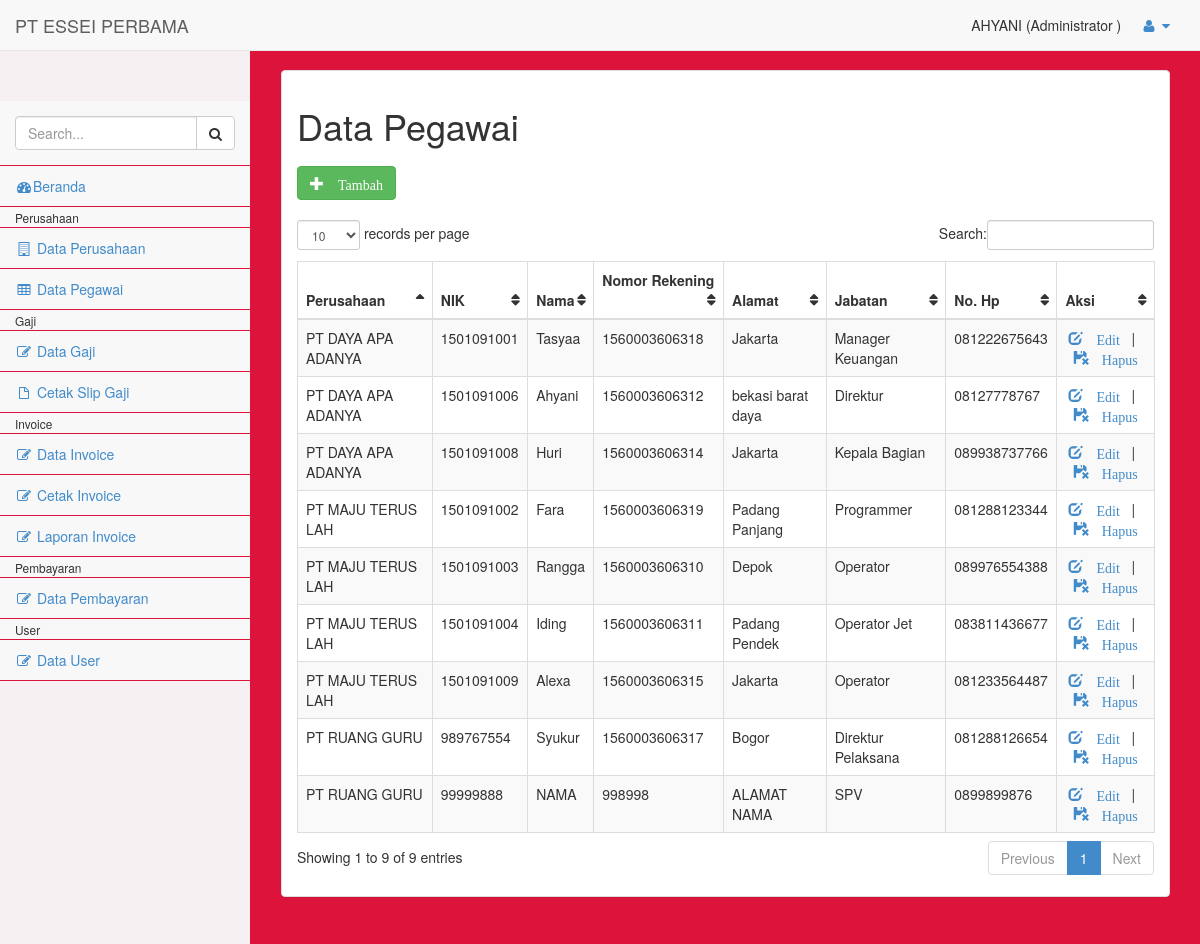
Before: /pages/index.php?p=pegawai (signed in) with the older database file.
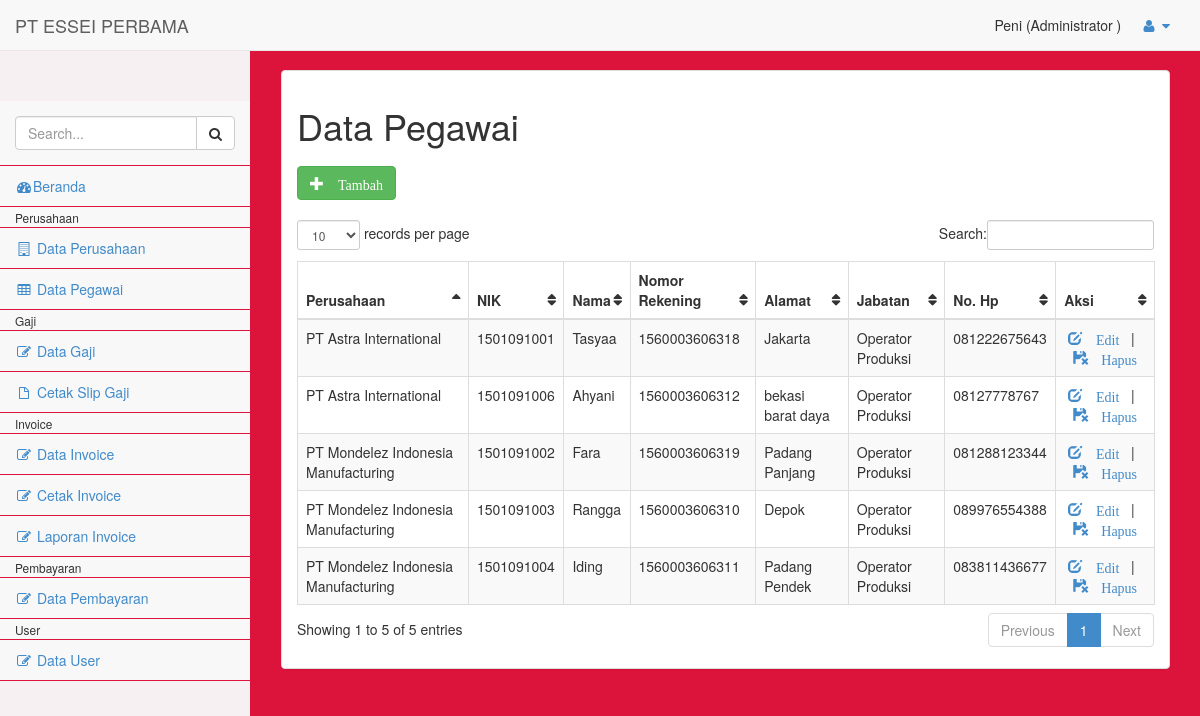
After: the same page with the newer database file.
### tables this page shows
CREATE TABLE `pegawai` (
  `nip` varchar(10) NOT NULL,
  `nama` varchar(50) NOT NULL,
  `nomor_rekening` varchar(20) NOT NULL,
  `alamat` text NOT NULL,
  `jabatan` varchar(20) NOT NULL,
  `nohp` varchar(12) NOT NULL,
  `id_perusahaan` int(11) NOT NULL
);

CREATE TABLE `perusahaan` (
  `id_perusahaan` int(11) NOT NULL,
  `nama` varchar(200) NOT NULL,
  `alamat` text NOT NULL
);

### pages/pegawai/pegawai.php (the view, shortened to what this page needs)
<?php
if($_SESSION['level']!="spv" && $_SESSION['level']!="super"){
  echo "<script>location='index.php'</script>";
}else{
  include_once '_part/koneksi.php';
  $page = isset($_GET['page']) ? $_GET['page'] : 'list';
  switch ($page) {
  case 'list':
  ?>
  <h1>Data Pegawai</h1>
  <div class="row" style="margin: 20px auto;">
    <a href="index.php?p=pegawai&page=entri" class="btn btn-success"><span class="glyphicon glyphicon-plus"> Tambah</span></a>
  </div>
  <table id="example" class="table table-striped table-bordered">
    <thead>
      <tr>
        <th>Perusahaan</th>
        <th>NIK</th>
        <th>Nama</th>
  	  <th>Nomor Rekening</th>
        <th>Alamat</th>
        <th>Jabatan</th>
        <th>No. Hp</th>
        <th>Aksi</th>
      </tr>
    </thead>
    <tbody>
  	<?php
      $where = $_SESSION['level']=="spv"? "WHERE a.id_perusahaan='".$_SESSION['id_perusahaan']."'": "";
  		$sql = "SELECT a.*, b.nama nama_perusahaan FROM pegawai a JOIN perusahaan b ON a.id_perusahaan=b.id_perusahaan $where";
      $row = $koneksi->prepare($sql);
      $row->execute();
      $hasil = $row->fetchAll(PDO::FETCH_OBJ);
  		foreach($hasil as $isi){
  	?>
      <tr>
        <td><?= $isi->nama_perusahaan;?></td>
        <td><?= $isi->nip;?></td>
        <td><?= $isi->nama;?></td>
  	  <td><?= $isi->nomor_rekening;?></td>
        <td><?= $isi->alamat;?></td>
        <td><?= $isi->jabatan;?></td>
        <td><?= $isi->nohp;?></td>
        <td align="center">
          <a href="index.php?p=pegawai&page=edit&nip=<?= $isi->nip ?>"><i class="glyphicon glyphicon-edit"> Edit</i></a>
          &nbsp;&nbsp;|&nbsp;&nbsp;
          <a href="pegawai/aksi_pegawai.php?nip=<?= $isi->nip ?>" onclick="return confirm('Yakin Hapus ?')"><i class="glyphicon glyphicon-floppy-remove"> Hapus</i></a>
        </td>
      </tr>
  	<?php } ?>
    </tbody>
  </table>
  <?php
  break;
  ?>
  <?php
  }
  ?>
<?php } ?>

### pages/_part/header.php (shortened to what this page needs)
<?php
    $level = $_SESSION['level'];
    if($level=="keu"){$level="Keuangan";}else if($level=="spv"){$level="Supervisor";}else if($level=="super"){$level="Administrator";}
?>
<!DOCTYPE html>
<html>
<head>
    <link href="../assets/css/bootstrap.min.css" rel="stylesheet">
    <link href="../assets/css/plugins/dataTables/dataTables.bootstrap.css" rel="stylesheet">
    <link href="../assets/font-awesome/css/font-awesome.css" rel="stylesheet">
    <link href="../assets/css/plugins/morris/morris-0.4.3.min.css" rel="stylesheet">
    <link href="../assets/css/plugins/timeline/timeline.css" rel="stylesheet">
    <link href="../assets/css/sb-admin.css" rel="stylesheet">
</head>
<body>
    <div id="wrapper">
        <nav class="navbar navbar-default navbar-fixed-top" role="navigation" style="margin-bottom: 0">
            <div class="navbar-header">
                <a class="navbar-brand" href="index.php">PT ESSEI PERBAMA</a>
            </div>
            <ul class="nav navbar-top-links navbar-right">
                <span><?= $_SESSION['nama'] ?> (<?= $level ?> <?= $level=="Supervisor"? $_SESSION['nama_perusahaan']: ""; ?>)</span>
                <li class="dropdown">
                    <a class="dropdown-toggle" data-toggle="dropdown" href="#">
                        <i class="fa fa-user fa-fw"></i>  <i class="fa fa-caret-down"></i>
                    </a>
                </li>
            </ul>
        </nav>

### pages/_part/menu.php (shortened to what this page needs)
<?php
if(!isset($_SESSION['username'])){
    header('location:../index.php');
}else{
?>
<div class="navbar-default navbar-static-side" role="navigation">
    <div class="sidebar-collapse">
        <ul class="nav" id="side-menu" style="padding-top: 0;">
            <li class="sidebar-search" style="margin-top: 0;">
                <div class="input-group custom-search-form">
                    <input type="text" class="form-control" placeholder="Search...">
                    <span class="input-group-btn">
                        <button class="btn btn-default" type="button">
                            <i class="fa fa-search"></i>
                        </button>
                    </span>
                </div>
            </li>
            <li>
                <a href="index.php"><i class="fa fa-dashboard fa-fw"></i>Beranda</a>
            </li>
            <?php if ($_SESSION['level']=='spv' || $_SESSION['level']=='super'){?>
            <li>
                <small style="padding-left: 15px;">Perusahaan</small>
            </li>
            <li>
                <a href="?p=perusahaan"><i class="fa fa-building-o fa-fw"></i> Data Perusahaan</a>
            </li>
            <li>
                <a href="?p=pegawai"><i class="fa fa-table fa-fw"></i> Data Pegawai</a>
            </li>
            <li>
                <small style="padding-left: 15px;">Gaji</small>
            </li>
            <li>
                <a href="?p=gaji"><i class="fa fa-edit fa-fw"></i> Data Gaji</a>
            </li>
            <li>
                <a href="?p=cetak_slipgaji"><i class="fa fa-file-o fa-fw"></i> Cetak Slip Gaji</a>
            </li>
            <?php } if ($_SESSION['level']=='keu' || $_SESSION['level']=='super'){?>
            <li>
                <small style="padding-left: 15px;">Invoice</small>
            </li>
            <li>
                <a href="?p=invoice"><i class="fa fa-edit fa-fw"></i> Data Invoice</a>
            </li>
            <li>
                <a href="?p=cetak_invoice"><i class="fa fa-edit fa-fw"></i> Cetak Invoice</a>
            </li>
            <li>
                <a href="?p=invoice&page=laporan"><i class="fa fa-edit fa-fw"></i> Laporan Invoice</a>
            </li>
            <li>
                <small style="padding-left: 15px;">Pembayaran</small>
            </li>
            <li>
                <a href="?p=pembayaran"><i class="fa fa-edit fa-fw"></i> Data Pembayaran</a>
            </li>
            <?php } if ($_SESSION['level']=='super'){?>
            <li>
                <small style="padding-left: 15px;">User</small>
            </li>
            <li>
                <a href="?p=user"><i class="fa fa-edit fa-fw"></i> Data User</a>
            </li>
            <?php } ?>
        </ul>
    </div>
</div>
<?php } ?>

### pages/index.php (shortened to what this page needs)
<?php
include '_part/header.php';
include '_part/menu.php';
?>
<div id="page-wrapper">
    <br />
    <div class="row">
        <div class="col-lg-12">
            <div class="panel panel-default">
                <div class="panel-body">
                    <?php include '_part/main.php'; ?>
                </div>
            </div>
        </div>
    </div>
</div>
<?php include '_part/footer.php'; ?>

### pages/_part/main.php
<?php
$page = isset($_GET['p']) ? $_GET['p'] : 'beranda';
if ($page=='beranda') {
  include 'beranda.php';
}else if ($page=='perusahaan'){
  include 'perusahaan/perusahaan.php';
}else if ($page=='pegawai'){
  include 'pegawai/pegawai.php';
}else if ($page=='gaji'){
  include 'gaji/gaji.php';
}else if ($page=='cetak_slipgaji'){
  include 'gaji/gaji.php';
}else if ($page=='invoice'){
  include 'invoice/invoice.php';
}else if ($page=='pembayaran'){
  include 'invoice/invoice.php';
}else if ($page=='cetak_invoice'){
  include 'invoice/invoice.php';
}else if ($page=='user'){
  include 'user/user.php';
}else if ($page=='ubahpassword'){
  include 'ubahpassword/ubahpassword.php';
}
?>

### pages/_part/footer.php (shortened to what this page needs)
		</div>
	</body>
</html>

### assets/css/sb-admin.css (style rules this page uses)
body { padding-top: 100px; background-color: #f7f0f3; }
@media (min-width:768px) { body { padding-top: 50px; } }
#wrapper { width: 100%; }
#page-wrapper { padding: 0 15px; min-height: 568px; background-color: #DC143C; }
@media (min-width:768px) { #page-wrapper { position: inherit; margin: 0 0 0 250px; padding: 0 30px; min-height: 1300px; border-left: 1px solid #DC143C; } }
.navbar-top-links li { display: inline-block; }
.navbar-top-links li:last-child { margin-right: 15px; }
.navbar-top-links li a { padding: 15px; min-height: 50px; }
.navbar-static-side ul li { border-bottom: 1px solid #DC143C; }
.sidebar-search { padding: 15px; }
@media (min-width:768px) { .navbar-static-side { z-index: 1; position: absolute; width: 250px; margin-top: 51px; } }
table.dataTable thead .sorting, table.dataTable thead .sorting_asc, table.dataTable thead .sorting_desc, table.dataTable thead .sorting_asc_disabled, table.dataTable thead .sorting_desc_disabled { background: transparent; }
table.dataTable thead .sorting_asc:after { content: "\f0de"; float: right; font-family: fontawesome; }
table.dataTable thead .sorting:after { content: "\f0dc"; float: right; font-family: fontawesome; color: f7f0f3; }

Changed rows visible on the page:
removed pegawai: id_perusahaan.nama "PT DAYA APA ADANYA", nip "1501091008", nama "Huri", nomor_rekening "1560003606314", alamat "Jakarta", jabatan "Kepala Bagian", nohp "089938737766"
removed pegawai: id_perusahaan.nama "PT MAJU TERUS LAH", nip "1501091009", nama "Alexa", nomor_rekening "1560003606315", alamat "Jakarta", jabatan "Operator", nohp "081233564487"
removed pegawai: id_perusahaan.nama "PT RUANG GURU", nip "989767554", nama "Syukur", nomor_rekening "1560003606317", alamat "Bogor", jabatan "Direktur Pelaksana", nohp "081288126654"
removed pegawai: id_perusahaan.nama "PT RUANG GURU", nip "99999888", nama "NAMA", nomor_rekening "998998", alamat "ALAMAT NAMA", jabatan "SPV", nohp "0899899876"
changed pegawai "Tasyaa": id_perusahaan.nama "PT DAYA APA ADANYA" → "PT Astra International"; jabatan "Manager Keuangan" → "Operator Produksi"
changed pegawai "Fara": id_perusahaan.nama "PT MAJU TERUS LAH" → "PT Mondelez Indonesia Manufacturing"; jabatan "Programmer" → "Operator Produksi"
changed pegawai "Rangga": id_perusahaan.nama "PT MAJU TERUS LAH" → "PT Mondelez Indonesia Manufacturing"; jabatan "Operator" → "Operator Produksi"
changed pegawai "Iding": id_perusahaan.nama "PT MAJU TERUS LAH" → "PT Mondelez Indonesia Manufacturing"; jabatan "Operator Jet" → "Operator Produksi"
changed pegawai "Ahyani": id_perusahaan.nama "PT DAYA APA ADANYA" → "PT Astra International"; jabatan "Direktur" → "Operator Produksi"
Other visible differences:
$_SESSION['nama']: "AHYANI" → "Peni"
text written by a page script: "records per page Search: Showing 1 to 9 of 9 entries Previous 1 Next" → "records per page Search: Showing 1 to 5 of 5 entries Previous 1 Next"
